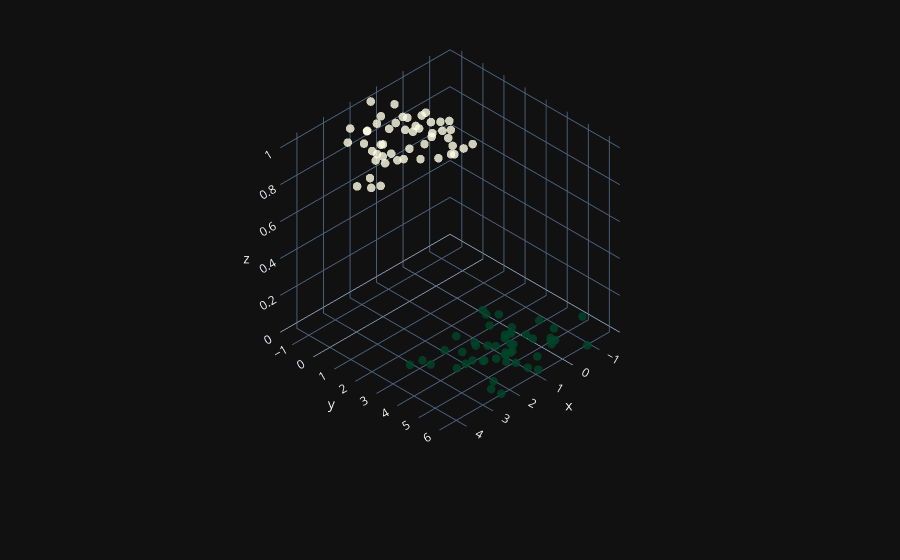

Notebook code cell kept with this figure:
### Code cell
fig = go.Figure(data=[go.Scatter3d(
    x=X[:, 0].flatten(),
    y=X[:, 1].flatten(),
    z=y.flatten(),
    mode='markers',
    marker=dict(
        size=5,
        color=y.flatten(),
        colorscale='YlGn',
        opacity=0.8,
        reversescale=True
    )
)])

fig.update_layout(
    template='plotly_dark',
    margin=dict(l=0, r=0, t=0)
)

fig.layout.scene.camera.projection.type = 'orthographic'

fig.show()
